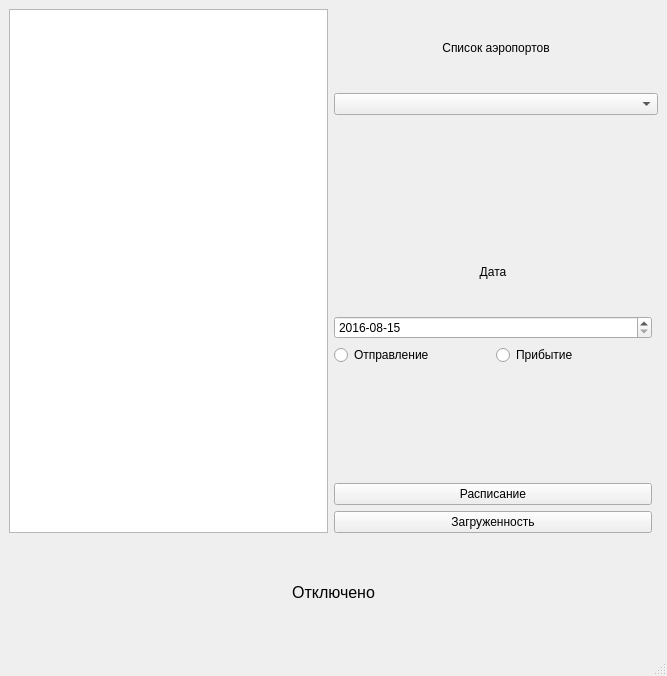
<?xml version="1.0" encoding="UTF-8"?>
<ui version="4.0">
 <class>MainWindow</class>
 <widget class="QMainWindow" name="MainWindow">
  <property name="geometry">
   <rect>
    <x>0</x>
    <y>0</y>
    <width>667</width>
    <height>676</height>
   </rect>
  </property>
  <property name="windowTitle">
   <string>Инспектор аэропортов v1.0</string>
  </property>
  <widget class="QWidget" name="centralwidget">
   <layout class="QGridLayout" name="gridLayout">
    <item row="0" column="0" rowspan="6">
     <widget class="QTableView" name="tv_result"/>
    </item>
    <item row="6" column="0" colspan="3">
     <widget class="QLabel" name="lb_status">
      <property name="font">
       <font>
        <pointsize>12</pointsize>
       </font>
      </property>
      <property name="styleSheet">
       <string notr="true"/>
      </property>
      <property name="text">
       <string>Отключено</string>
      </property>
      <property name="alignment">
       <set>Qt::AlignCenter</set>
      </property>
     </widget>
    </item>
    <item row="0" column="1" colspan="2">
     <layout class="QVBoxLayout" name="verticalLayout">
      <item>
       <widget class="QLabel" name="label">
        <property name="text">
         <string>Список аэропортов</string>
        </property>
        <property name="alignment">
         <set>Qt::AlignCenter</set>
        </property>
       </widget>
      </item>
      <item>
       <widget class="QComboBox" name="cb_airports"/>
      </item>
     </layout>
    </item>
    <item row="5" column="1">
     <layout class="QVBoxLayout" name="verticalLayout_4">
      <item>
       <widget class="QPushButton" name="pb_get">
        <property name="text">
         <string>Расписание</string>
        </property>
       </widget>
      </item>
      <item>
       <widget class="QPushButton" name="pb_getstat">
        <property name="text">
         <string>Загруженность</string>
        </property>
       </widget>
      </item>
     </layout>
    </item>
    <item row="3" column="1">
     <layout class="QHBoxLayout" name="horizontalLayout">
      <item>
       <widget class="QRadioButton" name="rb_departure">
        <property name="text">
         <string>Отправление</string>
        </property>
       </widget>
      </item>
      <item>
       <widget class="QRadioButton" name="rb_arrival">
        <property name="text">
         <string>Прибытие</string>
        </property>
       </widget>
      </item>
     </layout>
    </item>
    <item row="4" column="1">
     <spacer name="horizontalSpacer">
      <property name="orientation">
       <enum>Qt::Horizontal</enum>
      </property>
      <property name="sizeHint" stdset="0">
       <size>
        <width>40</width>
        <height>20</height>
       </size>
      </property>
     </spacer>
    </item>
    <item row="2" column="1">
     <layout class="QVBoxLayout" name="verticalLayout_2">
      <item>
       <widget class="QLabel" name="label_2">
        <property name="text">
         <string>Дата</string>
        </property>
        <property name="alignment">
         <set>Qt::AlignCenter</set>
        </property>
       </widget>
      </item>
      <item>
       <widget class="QDateEdit" name="de_date">
        <property name="maximumDate">
         <date>
          <year>2017</year>
          <month>9</month>
          <day>14</day>
         </date>
        </property>
        <property name="minimumDate">
         <date>
          <year>2016</year>
          <month>8</month>
          <day>15</day>
         </date>
        </property>
        <property name="displayFormat">
         <string>yyyy-MM-dd</string>
        </property>
        <property name="date">
         <date>
          <year>2016</year>
          <month>8</month>
          <day>15</day>
         </date>
        </property>
       </widget>
      </item>
     </layout>
    </item>
   </layout>
  </widget>
  <widget class="QMenuBar" name="menubar">
   <property name="geometry">
    <rect>
     <x>0</x>
     <y>0</y>
     <width>667</width>
     <height>22</height>
    </rect>
   </property>
  </widget>
  <widget class="QStatusBar" name="statusbar"/>
 </widget>
 <resources/>
 <connections/>
</ui>
